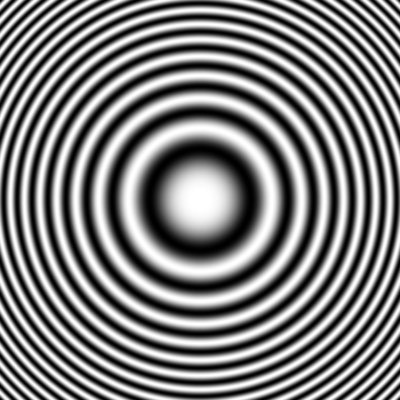
%> input picture simulation/fringe pattern .png, 400 x 400 px
$ octave fringeImage.m   (GNU Octave 9; MATLAB toolbox functions it lacks are replaced by stand-ins)
%> lines starting %> are read from the running program, lines starting %| are printed output that depends on the picture
clc;clear all;
image  = imread('fringe pattern .png');
%> image is the input picture: size 400x400 uint8; min 0, max 255, mean 127.3
image  = im2double(image);
%> image: size 400x400 double
normalized = (image  - min(image(:)))/(max(image(:)) - min(image(:)));
original = normalized;
%I = imcrop(normalized,[100 100 150 150]);
I2  = normalized/3;
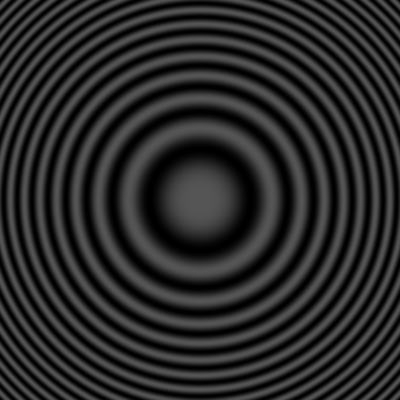
%> I2: size 400x400 double; min 0, max 0.333, mean 0.166
newInterference = zeros(size(normalized));
newInterference(1:size(I2,1),1:size(I2,2)) = I2;
x =1;y = 1;
for i = 1:4
rx = (size(I2,1)-0).*rand(1,1);
rx = int64(rx);
ry = (size(I2,2)-0).*rand(1,1);
ry = int64(ry);
G = circshift(newInterference,[rx,ry]);
normalized  = normalized+G;
end
%> this loop made 4 passes
%> pass 1, `G = circshift(newInterference,[rx,ry]);`:
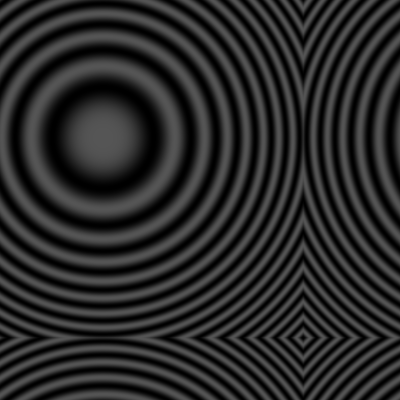
%> G: size 400x400 double; min 0, max 0.333, mean 0.166; mean of the top-left, top-right, bottom-left and bottom-right quarters 0.166, 0.166, 0.168, 0.167
%> pass 1, `normalized  = normalized+G;`:
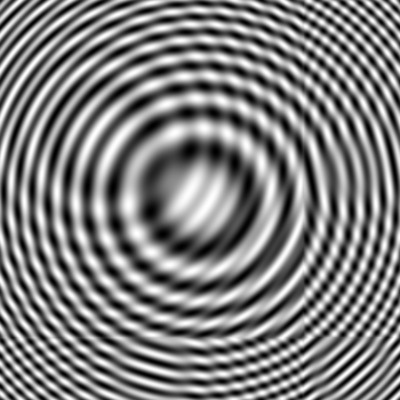
%> normalized: size 400x400 double; min 0, max 1.33, mean 0.666; drawn with min black and max white
%> pass 2, `G = circshift(newInterference,[rx,ry]);`:
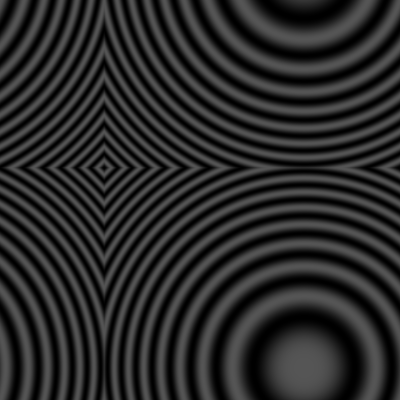
%> G: size 400x400 double; min 0, max 0.333, mean 0.166; mean of the top-left, top-right, bottom-left and bottom-right quarters 0.167, 0.164, 0.166, 0.169
%> pass 2, `normalized  = normalized+G;`:
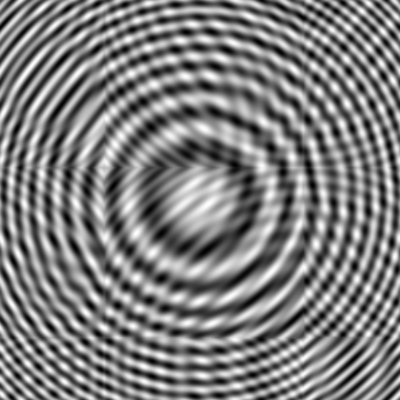
%> normalized: size 400x400 double; min 0.00261, max 1.66, mean 0.832; drawn with min black and max white
%> after the loop:
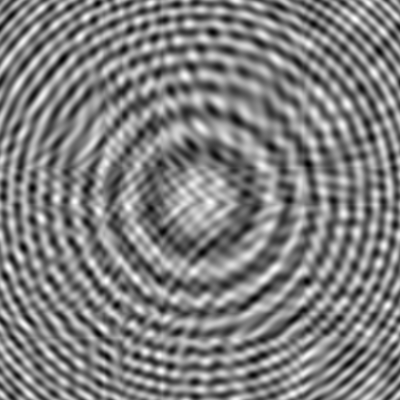
%> normalized: size 400x400 double; min 0.0118, max 2.3, mean 1.16; drawn with min black and max white
figure;
subplot(1,2,1);
imagesc(normalized);colormap(gray);title("randomized interference");
subplot(1,2,2);
imagesc(original);colormap(gray);title("original");

$ run again, with simulation/pattern.png copied over simulation/fringe pattern .png
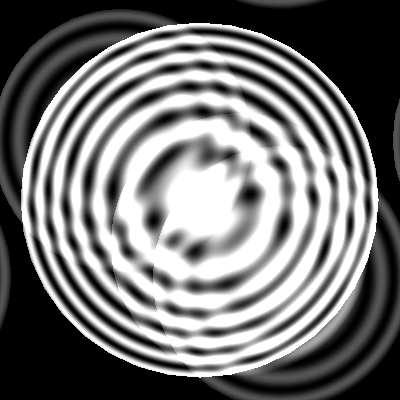
%> input picture simulation/pattern.png, 400 x 400 px
%> image is the input picture: size 400x400 uint8; min 0, max 255, mean 114.5
%> image: size 400x400 double
%> the loop `for i = 1:4` made 4 passes
%> pass 1, `G = circshift(newInterference,[rx,ry]);`:
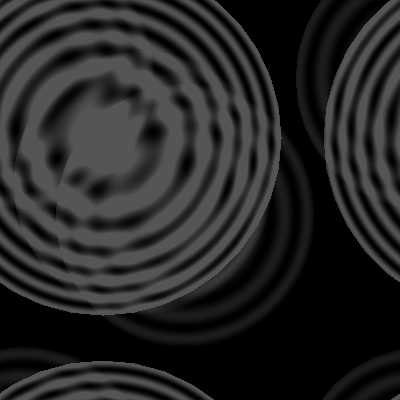
%> G: size 400x400 double; min 0, max 0.333, mean 0.15; mean of the top-left, top-right, bottom-left and bottom-right quarters 0.233, 0.148, 0.16, 0.0578
%> after the loop `for i = 1:4`:
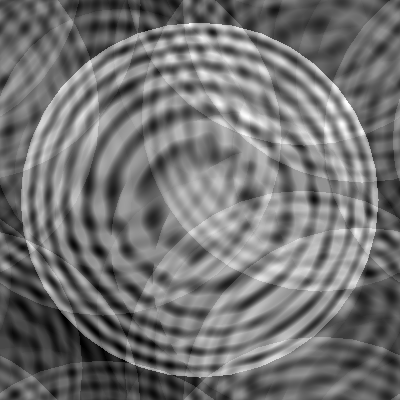
%> normalized: size 400x400 double; min 0, max 2.33, mean 1.05; drawn with min black and max white
